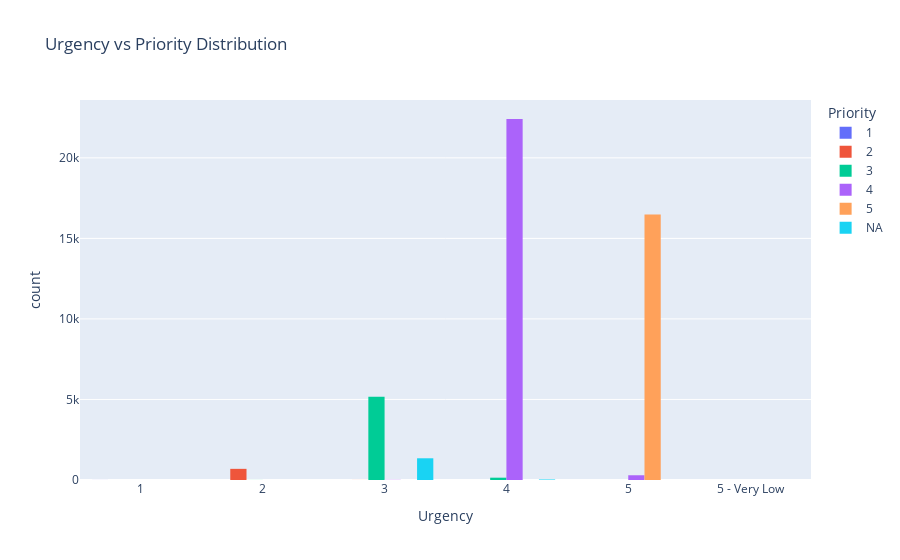

Write notebook code for a chart like this one.
### Markdown cell above
###  Urgency vs Priority Distribution

### Code cell
px.histogram(df, x='Urgency', color='Priority', barmode='group', category_orders={'Priority': categories_order}, title='Urgency vs Priority Distribution')

### Figure 1 — Plotly figure (JSON) as saved in the notebook; plotly's stock layout.template omitted (floating-point values rounded to 4 significant figures; data arrays with more than 128 entries replaced by an {"elided": "..."} marker saying what was removed)
{"data": [{"alignmentgroup": "True", "bingroup": "x", "hovertemplate": "Priority=1<br>Urgency=%{x}<br>count=%{y}<extra></extra>", "legendgroup": "1", "marker": {"color": "#636efa", "pattern": {"shape": ""}}, "name": "1", "offsetgroup": "1", "orientation": "v", "showlegend": true, "type": "histogram", "x": ["1", "1", "1"], "xaxis": "x", "yaxis": "y"}, {"alignmentgroup": "True", "bingroup": "x", "hovertemplate": "Priority=2<br>Urgency=%{x}<br>count=%{y}<extra></extra>", "legendgroup": "2", "marker": {"color": "#EF553B", "pattern": {"shape": ""}}, "name": "2", "offsetgroup": "2", "orientation": "v", "showlegend": true, "type": "histogram", "x": {"elided": "697 str values"}, "xaxis": "x", "yaxis": "y"}, {"alignmentgroup": "True", "bingroup": "x", "hovertemplate": "Priority=3<br>Urgency=%{x}<br>count=%{y}<extra></extra>", "legendgroup": "3", "marker": {"color": "#00cc96", "pattern": {"shape": ""}}, "name": "3", "offsetgroup": "3", "orientation": "v", "showlegend": true, "type": "histogram", "x": {"elided": "5323 str values"}, "xaxis": "x", "yaxis": "y"}, {"alignmentgroup": "True", "bingroup": "x", "hovertemplate": "Priority=4<br>Urgency=%{x}<br>count=%{y}<extra></extra>", "legendgroup": "4", "marker": {"color": "#ab63fa", "pattern": {"shape": ""}}, "name": "4", "offsetgroup": "4", "orientation": "v", "showlegend": true, "type": "histogram", "x": {"elided": "22717 str values"}, "xaxis": "x", "yaxis": "y"}, {"alignmentgroup": "True", "bingroup": "x", "hovertemplate": "Priority=5<br>Urgency=%{x}<br>count=%{y}<extra></extra>", "legendgroup": "5", "marker": {"color": "#FFA15A", "pattern": {"shape": ""}}, "name": "5", "offsetgroup": "5", "orientation": "v", "showlegend": true, "type": "histogram", "x": {"elided": "16486 str values"}, "xaxis": "x", "yaxis": "y"}, {"alignmentgroup": "True", "bingroup": "x", "hovertemplate": "Priority=NA<br>Urgency=%{x}<br>count=%{y}<extra></extra>", "legendgroup": "NA", "marker": {"color": "#19d3f3", "pattern": {"shape": ""}}, "name": "NA", "offsetgroup": "NA", "orientation": "v", "showlegend": true, "type": "histogram", "x": {"elided": "1380 str values"}, "xaxis": "x", "yaxis": "y"}], "layout": {"barmode": "group", "legend": {"title": {"text": "Priority"}, "tracegroupgap": 0}, "title": {"text": "Urgency vs Priority Distribution"}, "xaxis": {"anchor": "y", "domain": [0, 1], "title": {"text": "Urgency"}}, "yaxis": {"anchor": "x", "domain": [0, 1], "title": {"text": "count"}}}}
